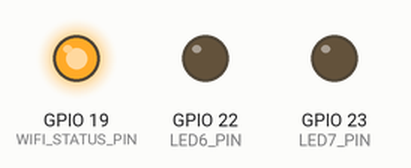
A sketch run on a simulated ESP32. Shown: output pins drawn as LEDs (lit = HIGH). WiFi joins after 1.5 s; servers stay silent unless stated; what the sketch prints to the serial monitor is not drawn.

Above: at 0.1 s.
At 0.7 s:
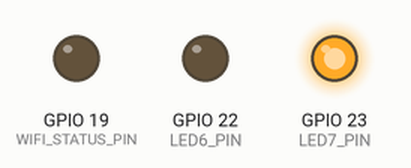
At 1.3 s:
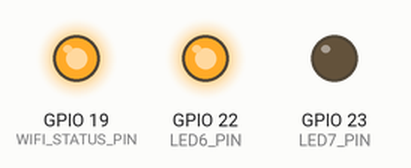
At 1.7 s:
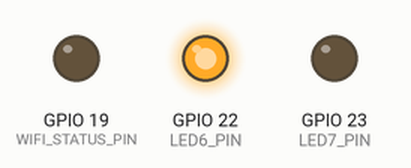
At 2.7 s:
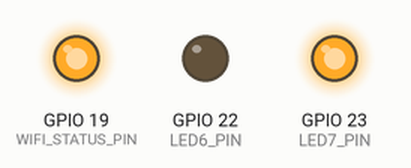
Timing chart, 0 to 3.0 s (numbered marks = the images above):
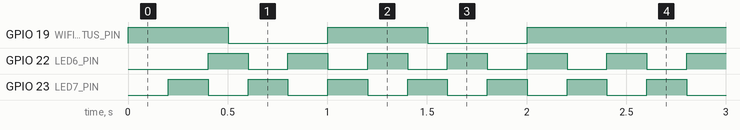

The sketch:

ESP32WifiReconnect.ino
```cpp
#include <WiFi.h>

#define WIFI_NETWORK "YOUR WIFI NETWORK SSID"
#define WIFI_PASSWORD "YOUR WIFI PASSWORD"
#define WIFI_TIMEOUT_MS 20000
#define WIFI_STATUS_PIN 19

#define LED6_PIN 22
#define LED7_PIN 23

//------------------------------------WIFI KEEP ALIVE CODE--------------------------------------------------------
void keepWifiAlive(void * parameters){
  for(;;){
    //if connected do nothing and quit
    if(WiFi.status() == WL_CONNECTED){
      Serial.print("WiFi still connected: "); Serial.println(WiFi.localIP().toString().c_str());
      digitalWrite(WIFI_STATUS_PIN, HIGH);
      vTaskDelay(10000 / portTICK_PERIOD_MS);
      continue;
    }
    //initiate connection
    Serial.println("Wifi Connecting");
    WiFi.mode(WIFI_STA);
    WiFi.begin(WIFI_NETWORK, WIFI_PASSWORD);
    unsigned long startAttemptTime = millis();

    //Indicate to the user that we are not currently connected but are trying to connect.
    while (WiFi.status() != WL_CONNECTED && millis() - startAttemptTime < WIFI_TIMEOUT_MS){
      digitalWrite(WIFI_STATUS_PIN, HIGH);
      Serial.print(".");
      vTaskDelay(500 / portTICK_PERIOD_MS);
      digitalWrite(WIFI_STATUS_PIN, LOW);
      vTaskDelay(500 / portTICK_PERIOD_MS);
      continue;
    }
    //Indicate to the user the outcome of our attempt to connect.
    if(WiFi.status() == WL_CONNECTED){
      Serial.print("[WIFI] Connected: "); Serial.println(WiFi.localIP().toString().c_str());
      digitalWrite(WIFI_STATUS_PIN, HIGH);
    } else {
      Serial.println("[WIFI] Failed to Connect before timeout");
      digitalWrite(WIFI_STATUS_PIN, LOW);
    }
  }
}
//---------------------------------END OF WIFI KEEP ALIVE CODE--------------------------------------------------------
//---------------------------------LED FLASHER TASK CODE--------------------------------------------------------------
void flashLeds(void * parameters){
  for(;;){
    vTaskDelay(200 / portTICK_PERIOD_MS);
    digitalWrite(LED6_PIN, LOW);
    digitalWrite(LED7_PIN, HIGH);
    vTaskDelay(200 / portTICK_PERIOD_MS);
    digitalWrite(LED6_PIN, HIGH);
    digitalWrite(LED7_PIN, LOW);
  }
}
//---------------------------------END OF LED FLASHER TASK CODE--------------------------------------------------------
void setup() {
  // put your setup code here, to run once:
  Serial.begin(9600);

  //Wifi setup
  pinMode(WIFI_STATUS_PIN, OUTPUT);
  digitalWrite(WIFI_STATUS_PIN, LOW);
  xTaskCreatePinnedToCore(
    keepWifiAlive,  //function name
    "Keep Wifi Alive", //task name
    5000, //stack size increase above 1000 for connect to wifi
    NULL, //task parameters
    2, //priority
    NULL, //task handle
    CONFIG_ARDUINO_RUNNING_CORE //CPU Core
  );

  //LED Flasher setup
  pinMode(LED6_PIN, OUTPUT);
  pinMode(LED7_PIN, OUTPUT);
  xTaskCreate(
    flashLeds,  //function name
    "Keep Wifi Alive", //task name
    50000, //stack size increase above 1000 for connect to wifi
    NULL, //task parameters
    1, //priority
    NULL //task handle
  );
}

void loop() {
  // do nothing in this loop everything is done in FreeRTOS tasks
}
```

Measured:
- by itself, GPIO 19 (WIFI_STATUS_PIN): alternates HIGH for 0.50 s and LOW for 0.50 s, 5 changes in all, then stays HIGH
- by itself, GPIO 22 (LED6_PIN), GPIO 23 (LED7_PIN): alternates HIGH for 0.20 s and LOW for 0.20 s
